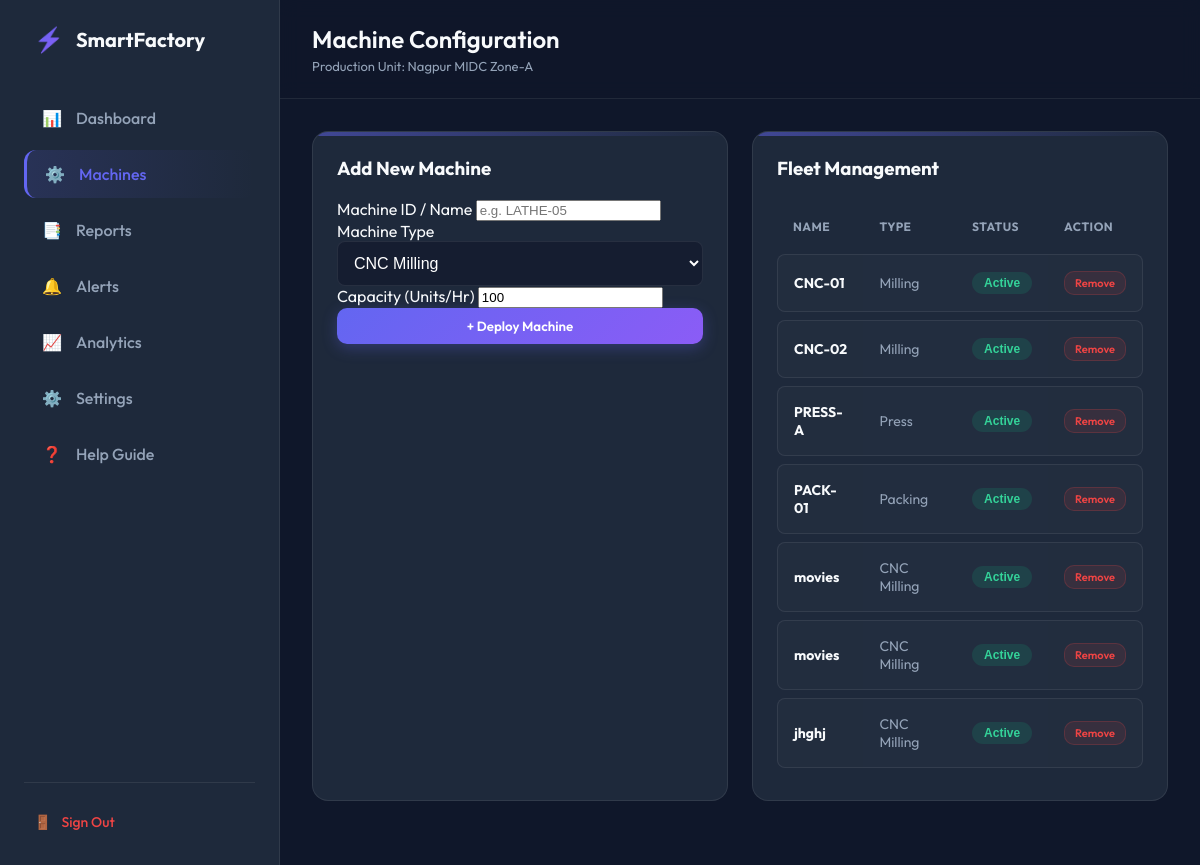
/machines (signed in), run on the app's committed database.
### tables this page shows
CREATE TABLE machines (id INTEGER PRIMARY KEY, name TEXT, type TEXT, capacity_per_hour INTEGER, status TEXT DEFAULT "Active");

### app.py (the view)
@app.route('/machines')
@login_required
def machines():
    conn = get_db_connection()
    machines_list = conn.execute('SELECT * FROM machines').fetchall()
    conn.close()
    return render_template('machines.html', active_page='machines', machines=machines_list)

### app.py (called while the page is built)
def login_required(f):
    from functools import wraps
    @wraps(f)
    def decorated_function(*args, **kwargs):
        if 'user_id' not in session: return redirect(url_for('login'))
        return f(*args, **kwargs)
    return decorated_function

### database/db_manager.py (called while the page is built)
def get_db_connection():
    conn = sqlite3.connect(Config.DB_NAME)
    conn.row_factory = sqlite3.Row
    return conn

### templates/machines.html (shortened to what this page needs)
{% extends "base.html" %}
{% block title %}Machine Configuration{% endblock %}
{% block content %}
<div class="grid-2">
    <div class="glass-card">
        <h3 style="margin-top:0;">Add New Machine</h3>
        <form action="{{ url_for('add_machine') }}" method="POST">
            <label>Machine ID / Name</label>
            <input type="text" name="name" placeholder="e.g. LATHE-05" required>
            <label>Machine Type</label>
            <select name="type">
                <option>CNC Milling</option>
            </select>
            <label>Capacity (Units/Hr)</label>
            <input type="number" name="capacity" value="100" required>
            <button type="submit" class="btn btn-glow" style="width:100%; justify-content:center;">
                + Deploy Machine
            </button>
        </form>
    </div>
    <div class="glass-card">
        <h3 style="margin-top:0;">Fleet Management</h3>
        <table>
            <thead>
                <tr>
                    <th>Name</th>
                    <th>Type</th>
                    <th>Status</th>
                    <th>Action</th>
                </tr>
            </thead>
            <tbody>
                {% for m in machines %}
                <tr>
                    <td><strong>{{ m.name }}</strong></td>
                    <td style="color:var(--text-muted);">{{ m.type }}</td>
                    <td>
                        <form action="{{ url_for('toggle_machine', id=m.id) }}" method="POST" style="display:inline;">
                            <button class="status-badge {% if m.status == 'Active' %}status-Good{% else %}status-Warning{% endif %}" style="border:none; cursor:pointer;">
                                {{ m.status }}
                            </button>
                        </form>
                    </td>
                    <td>
                        <form action="{{ url_for('delete_machine', id=m.id) }}" method="POST">
                            <button class="btn btn-danger" style="padding: 4px 10px; font-size:11px;">Remove</button>
                        </form>
                    </td>
                </tr>
                {% endfor %}
            </tbody>
        </table>
    </div>
</div>
{% endblock %}

### templates/base.html (shortened to what this page needs)
<!DOCTYPE html><html lang="en"><head><link rel="stylesheet" href="{{ url_for('static', filename='css/style.css') }}"></head><body><div class="app-container"><aside class="sidebar"><div class="brand"><span class="brand-icon">⚡</span><h2>SmartFactory</h2></div><nav class="nav-menu"><a href="{{ url_for('dashboard') }}" class="nav-item "><span>📊</span> Dashboard</a><a href="{{ url_for('machines') }}" class="nav-item {% if active_page == 'machines' %}active{% endif %}"><span>⚙️</span> Machines</a><a href="{{ url_for('reports') }}" class="nav-item "><span>📑</span> Reports</a><a href="{{ url_for('alerts') }}" class="nav-item "><span>🔔</span> Alerts</a><a href="{{ url_for('analytics') }}" class="nav-item "><span>📈</span> Analytics</a><a href="{{ url_for('settings') }}" class="nav-item "><span>⚙️</span> Settings</a><a href="{{ url_for('help_page') }}" class="nav-item "><span>❓</span> Help Guide</a></nav><div class="sidebar-footer"><a href="{{ url_for('logout') }}" class="logout-link"><span>🚪</span> Sign Out</a></div></aside><main class="main-content"><header class="top-bar"><div class="page-title"><h1>{% block title %}{% endblock %}</h1><p>Production Unit: Nagpur MIDC Zone-A</p></div></header><div class="content-scroll">{% block content %}{% endblock %}</div></main></div></body></html>

### static/css/style.css (style rules this page uses)
:root { --primary: #6366f1; --primary-dark: #4f46e5; --secondary: #8b5cf6; --bg-dark: #0f172a; --bg-panel: #1e293b; --text-main: #f8fafc; --text-muted: #94a3b8; --success: #10b981; --warning: #f59e0b; --danger: #ef4444; --border: rgba(255, 255, 255, 0.08); }
* { box-sizing: border-box; transition: all 0.2s ease-in-out; }
body { margin: 0; font-family: 'Outfit', sans-serif; background-color: var(--bg-dark); color: var(--text-main); height: 100vh; overflow: hidden; }
.app-container { display: flex; height: 100%; }
.sidebar { width: 280px; background: var(--bg-panel); border-right: 1px solid var(--border); display: flex; flex-direction: column; padding: 24px; }
.brand { display: flex; align-items: center; gap: 12px; margin-bottom: 40px; padding-left: 10px; }
.brand-icon { font-size: 24px; background: linear-gradient(135deg, var(--primary), var(--secondary)); -webkit-background-clip: text; -webkit-text-fill-color: transparent; }
.brand h2 { margin: 0; font-size: 20px; }
.nav-menu { flex: 1; display: flex; flex-direction: column; gap: 8px; }
.nav-item { display: flex; align-items: center; gap: 14px; padding: 14px 18px; border-radius: 12px; color: var(--text-muted); text-decoration: none; font-weight: 500; }
.nav-item.active { background: linear-gradient(90deg, rgba(99, 102, 241, 0.15), transparent); color: var(--primary); border-left: 3px solid var(--primary); }
.sidebar-footer { margin-top: auto; padding-top: 20px; border-top: 1px solid var(--border); }
.logout-link { display: flex; align-items: center; gap: 10px; color: var(--danger); text-decoration: none; font-size: 14px; font-weight: 500; padding: 10px; border-radius: 8px; }
.main-content { flex: 1; display: flex; flex-direction: column; overflow: hidden; }
.top-bar { padding: 24px 32px; display: flex; justify-content: space-between; align-items: center; background: rgba(15, 23, 42, 0.8); backdrop-filter: blur(10px); border-bottom: 1px solid var(--border); z-index: 10; }
.page-title h1 { margin: 0; font-size: 24px; font-weight: 600; }
.page-title p { margin: 4px 0 0 0; color: var(--text-muted); font-size: 13px; }
.btn { padding: 10px 20px; border-radius: 10px; border: none; font-weight: 600; cursor: pointer; font-family: 'Outfit', sans-serif; display: flex; align-items: center; gap: 8px; }
.btn-glow { background: linear-gradient(135deg, var(--primary), var(--secondary)); color: white; box-shadow: 0 4px 15px rgba(99, 102, 241, 0.3); }
.btn-danger { background: rgba(239, 68, 68, 0.1); color: var(--danger); border: 1px solid rgba(239, 68, 68, 0.2); }
.content-scroll { padding: 32px; overflow-y: auto; flex: 1; }
.grid-2 { display: grid; grid-template-columns: 1fr 1fr; gap: 24px; margin-bottom: 32px; }
.glass-card { background: var(--bg-panel); border: 1px solid var(--border); border-radius: 16px; padding: 24px; position: relative; overflow: hidden; }
.glass-card::before { content: ''; position: absolute; top: 0; left: 0; width: 100%; height: 4px; background: linear-gradient(90deg, var(--primary), transparent); opacity: 0.5; }
table { width: 100%; border-collapse: separate; border-spacing: 0 8px; }
th { text-align: left; padding: 12px 16px; color: var(--text-muted); font-size: 12px; text-transform: uppercase; letter-spacing: 0.5px; }
td { background: rgba(255,255,255,0.02); padding: 16px; font-size: 14px; border-top: 1px solid var(--border); border-bottom: 1px solid var(--border); }
td:first-child { border-left: 1px solid var(--border); border-top-left-radius: 8px; border-bottom-left-radius: 8px; }
td:last-child { border-right: 1px solid var(--border); border-top-right-radius: 8px; border-bottom-right-radius: 8px; }
.status-badge { padding: 4px 12px; border-radius: 20px; font-size: 12px; font-weight: 600; }
.status-Good { background: rgba(16, 185, 129, 0.15); color: #34d399; border: 1px solid rgba(16, 185, 129, 0.2); }
.input-group input, select { width:100%; padding:12px; background: rgba(15, 23, 42, 0.6); border: 1px solid var(--border); font-size: 16px; transition: 0.3s; color: white; border-radius:8px; }

### data on the page
machines: name "CNC-01", type "Milling", status "Active"
machines: name "CNC-02", type "Milling", status "Active"
machines: name "PRESS-A", type "Press", status "Active"
machines: name "PACK-01", type "Packing", status "Active"
machines: name "movies", type "CNC Milling", status "Active"
machines: name "movies", type "CNC Milling", status "Active"
machines: name "jhghj", type "CNC Milling", status "Active"
